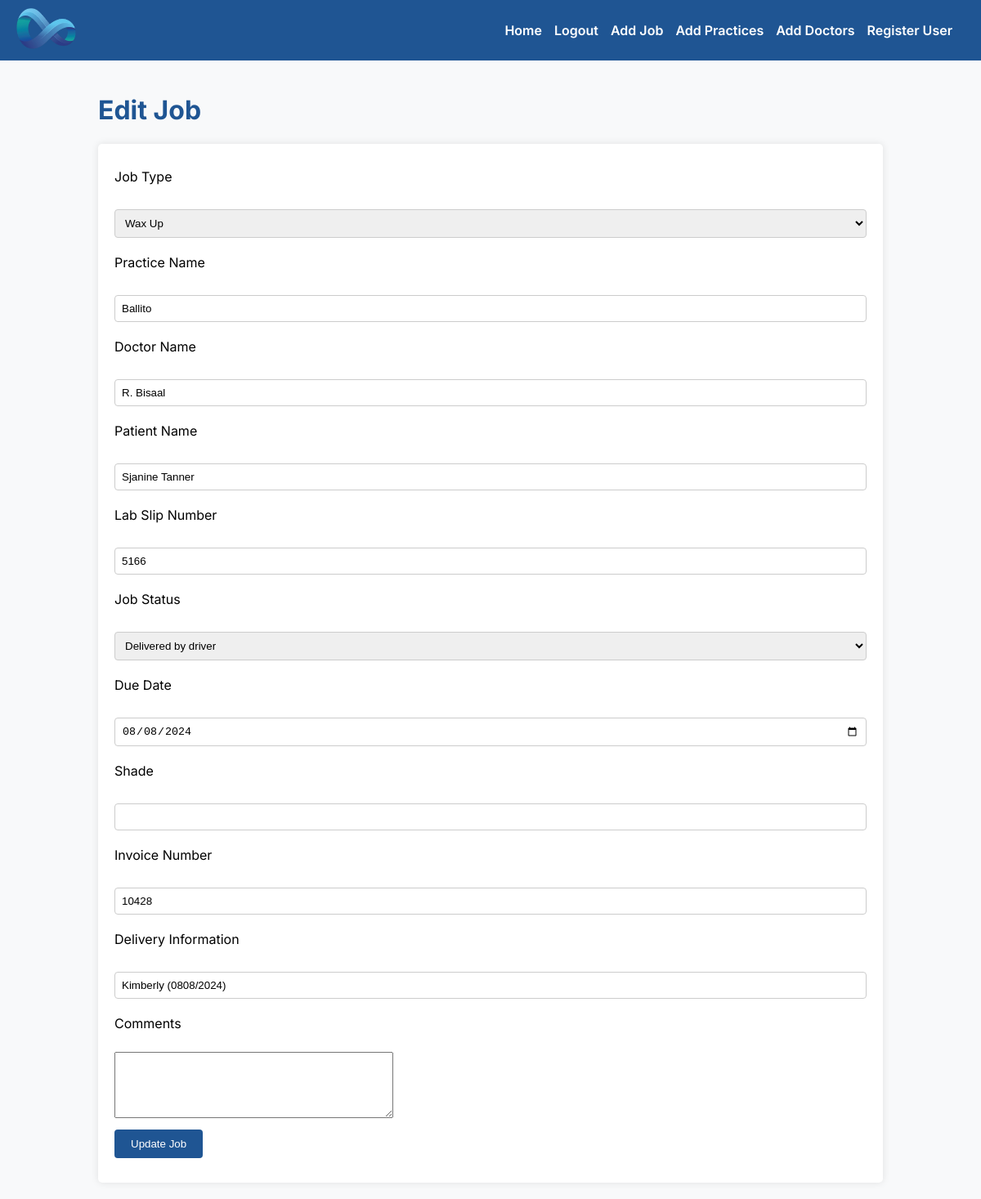
The page /edit_job/2 (signed in) on the database its author committed.
### app/models.py (models this page shows, shortened)
class Job(db.Model):
    id = db.Column(db.Integer, primary_key=True)
    job_type = db.Column(db.String(64))
    practice_name = db.Column(db.String(64))
    doctor_name = db.Column(db.String(64))
    patient_name = db.Column(db.String(64))
    lab_slip_number = db.Column(db.String(64))
    job_status = db.Column(db.String(64))
    due_date = db.Column(db.Date)
    shade = db.Column(db.String(64))
    invoice_number = db.Column(db.String(64))
    delivery_info = db.Column(db.String(64))
    comments = db.Column(db.Text)
    created_date = db.Column(db.DateTime, default=datetime.utcnow)
    updated_date = db.Column(db.DateTime, default=datetime.utcnow, onupdate=datetime.utcnow)

### app/routes.py (the view, shortened to what this page needs)
@app.route('/edit_job/<int:id>', methods=['GET', 'POST'])
@login_required
def edit_job(id):
    if not current_user.is_admin:
        flash('Only administrators can add edit jobs.')
        return redirect(url_for('index'))
    job = Job.query.get_or_404(id)
    form = EditJobForm(obj=job)
    return render_template('edit_job.html', title='Edit Job', form=form, job=job)

### app/models.py (called while the page is built)
@login.user_loader
def load_user(id):
    return User.query.get(int(id))

### app/templates/edit_job.html (shortened to what this page needs)
{% extends "base.html" %}
{% block content %}
<h1>Edit Job</h1>
<form action="{{ url_for('edit_job', id=job.id) }}" method="post">
    <p>
        {{ form.job_type.label }}<br>
        {{ form.job_type() }}
    </p>
    <p>
        {{ form.practice_name.label }}<br>
        {{ form.practice_name(size=32) }}
    </p>
    <p>
        {{ form.doctor_name.label }}<br>
        {{ form.doctor_name(size=32) }}
    </p>
    <p>
        {{ form.patient_name.label }}<br>
        {{ form.patient_name(size=32) }}
    </p>
    <p>
        {{ form.lab_slip_number.label }}<br>
        {{ form.lab_slip_number(size=32) }}
    </p>
    <p>
        {{ form.job_status.label }}<br>
        {{ form.job_status() }}
    </p>
    <p>
        {{ form.due_date.label }}<br>
        {{ form.due_date() }}
    </p>
    <p>
        {{ form.shade.label }}<br>
        {{ form.shade(size=32) }}
    </p>
    <p>
        {{ form.invoice_number.label }}<br>
        {{ form.invoice_number(size=32) }}
    </p>
    <p>
        {{ form.delivery_info.label }}<br>
        {{ form.delivery_info(size=32) }}
    </p>
    <p>
        {{ form.comments.label }}<br>
        {{ form.comments(rows=5, cols=40) }}
    </p>
    <p>
        <input type="submit" value="Update Job">
    </p>
</form>
{% endblock %}

### app/static/style.css (style rules this page uses)
body { font-family: 'Inter', Arial, sans-serif; margin: 0; padding: 0; background-color: #f8f9fa; }
h1 { color: #1f5593; font-weight: 700; }
form { background-color: white; padding: 20px; border-radius: 5px; box-shadow: 0 0 10px rgba(0, 0, 0, 0.1); }
form p { margin: 10px 0; }
form label { display: block; margin-bottom: 5px; }
form input[type="text"], form input[type="password"], form select, form input[type="date"] { width: 100%; padding: 8px; margin: 5px 0 10px; display: inline-block; border: 1px solid #ccc; border-radius: 4px; box-sizing: border-box; }
form input[type="submit"] { background-color: #1f5593; color: white; padding: 10px 20px; border: none; border-radius: 4px; cursor: pointer; }

### rows shown on the page
Job: job_type "Wax Up", practice_name "Ballito", doctor_name "R. Bisaal", patient_name "Sjanine Tanner", lab_slip_number "5166", job_status "Delivered by driver", due_date "08/08/2024", invoice_number "10428", delivery_info "Kimberly (0808/2024)"
